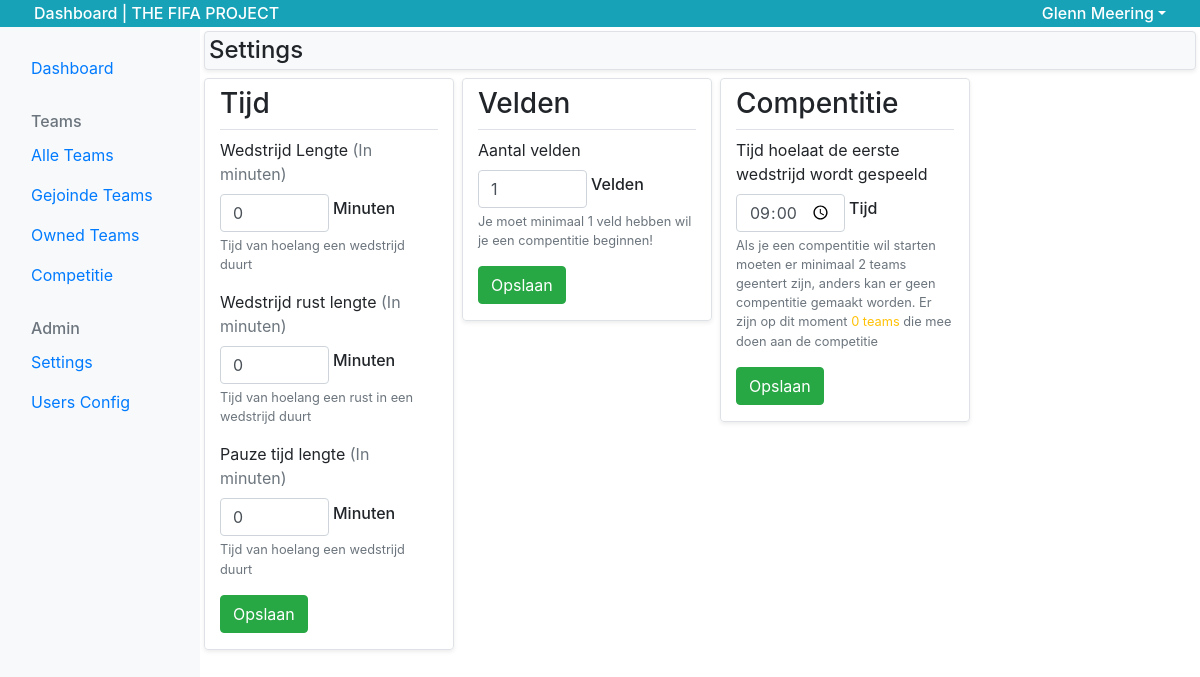
Page /dashboard/dashboard_admin_settings.php (signed in) on the earlier database version.
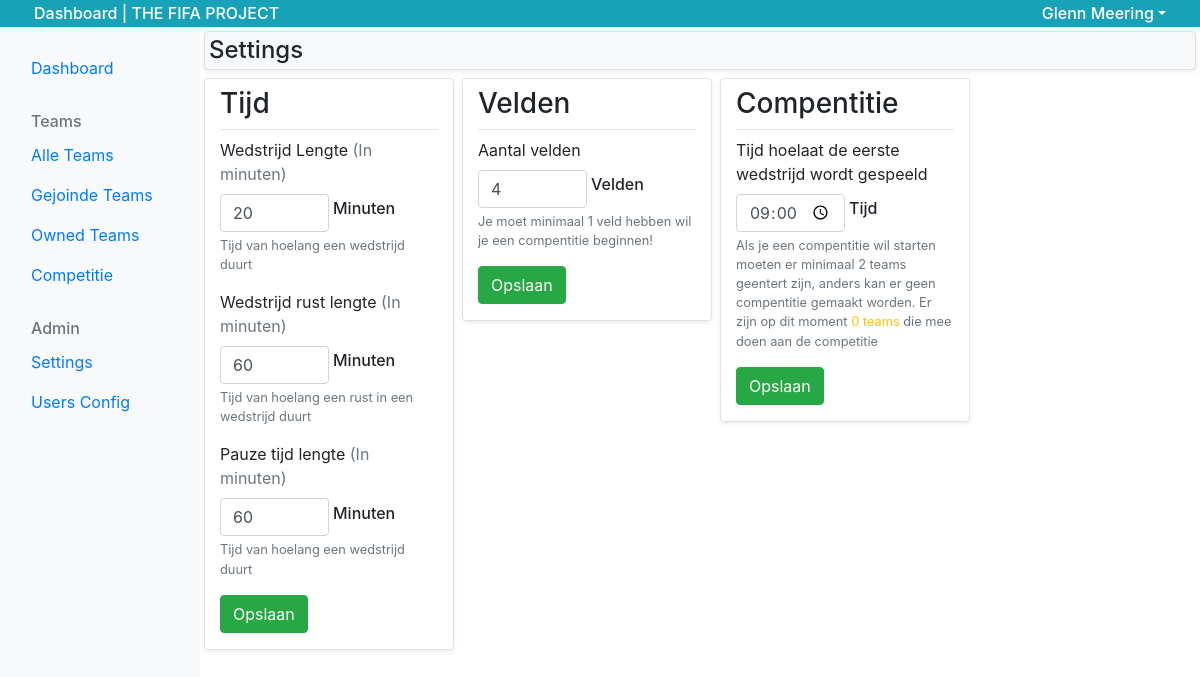
Same page on the later database version.
### tables this page shows
CREATE TABLE `settings` (
  `id` int(11) UNSIGNED NOT NULL,
  `match_time` int(4) UNSIGNED NOT NULL,
  `half_time` int(4) UNSIGNED NOT NULL,
  `break_time` int(4) UNSIGNED NOT NULL,
  `fields` int(11) UNSIGNED NOT NULL
);

### dashboard/dashboard_admin_settings.php (the view, shortened to what this page needs)
<?php
require 'dashboard_header.php';
require 'dashboard_navigation.php';
$sql = "SELECT * FROM `settings` WHERE id = 1";
$query = $db->query($sql);
$settings = $query->fetch(2);
$sql = "SELECT entered FROM `teams` WHERE entered is not null";
$query = $db->query($sql);
$totalTeams = $query->rowCount();
echo'<div class="row">';
?>
<div class="col-12 p-0">
  <h2 class="h4 p-1 bg-light rounded m-1 border shadow-sm">Settings</h2>
</div>
<div class="col-md-3 border rounded shadow-sm m-1">
  <h2 class="h3 border-bottom py-2">Tijd</h2>
  <form action="../includes/controller.php" method="post">
    <div class="form-group w-100">
      <label for="match_time">Wedstrijd Lengte <span class="text-muted">(In minuten)</span></label>
      <div class="form-inline align-items-center">
        <input type="number" min="0" name="match_time" class="form-control w-50" id="match_time" value="<?=$settings['match_time']?>">
        <p class="ml-1 h6">Minuten</p>
      </div>
      <small id="match_time" class="form-text text-muted">Tijd van hoelang een wedstrijd duurt</small>
    </div>
    <div class="form-group w-100">
      <label for="half_time">Wedstrijd rust lengte <span class="text-muted">(In minuten)</span></label>
      <div class="form-inline align-items-center">
        <input type="number" min="0" name="half_time" class="form-control w-50" id="half_time" value="<?=$settings['half_time']?>">
        <p class="ml-1 h6">Minuten</p>
      </div>
      <small id="half_time" class="form-text text-muted">Tijd van hoelang een rust in een wedstrijd duurt</small>
    </div>
    <div class="form-group w-100">
      <label for="break_time">Pauze tijd lengte <span class="text-muted">(In minuten)</span></label>
      <div class="form-inline align-items-center">
        <input type="number" min="0" name="break_time" class="form-control w-50" id="break_time" value="<?=$settings['break_time']?>">
        <p class="ml-1 h6">Minuten</p>
      </div>
      <small id="break_time" class="form-text text-muted">Tijd van hoelang een wedstrijd duurt</small>
    </div>
    <button type="submit" class="btn btn-success mb-3">Opslaan</button>
  </form>
</div>
<div class="col-md-3 border rounded shadow-sm m-1 mb-auto">
  <h2 class="h3 border-bottom py-2">Velden</h2>
  <form action="../includes/controller.php" method="post">
    <div class="form-group w-100">
      <label for="fields">Aantal velden</label>
      <div class="form-inline align-items-center">
        <input type="number" min="0" name="fields" class="form-control w-50" id="fields" value="<?=$settings['fields']?>">
        <p class="ml-1 h6">Velden</p>
      </div>
      <small id="fields" class="form-text text-muted">Je moet minimaal 1 veld hebben wil je een compentitie beginnen!</small>
    </div>
    <button type="submit" class="btn btn-success mb-3">Opslaan</button>
  </form>
</div>
<div class="col-md-3 border rounded shadow-sm m-1 mb-auto">
  <h2 class="h3 border-bottom py-2">Compentitie</h2>
  <form action="../includes/controller.php" method="post">
    <div class="form-group w-100">
      <label for="startTime">Tijd hoelaat de eerste wedstrijd wordt gespeeld</label>
      <div class="form-inline align-items-center">
        <input type="time" name="startTime" class="form-control w-50" id="startTime" value="09:00">
        <p class="ml-1 h6">Tijd</p>
      </div>
      <small id="fields" class="form-text text-muted">Als je een compentitie wil starten moeten er minimaal 2 teams geentert zijn, anders kan er geen compentitie gemaakt worden. Er zijn op dit moment <span class="text-warning"><?=$totalTeams?> teams</span> die mee doen aan de competitie</small>
    </div>
    <button type="submit" class="btn btn-success mb-3">Opslaan</button>
  </form>
</div>
<?php
require 'dashboard_footer.php';

Differences in the rows shown:
changed settings: match_time "0" → "20"; half_time "0" → "60"; break_time "0" → "60"; fields "1" → "4"
